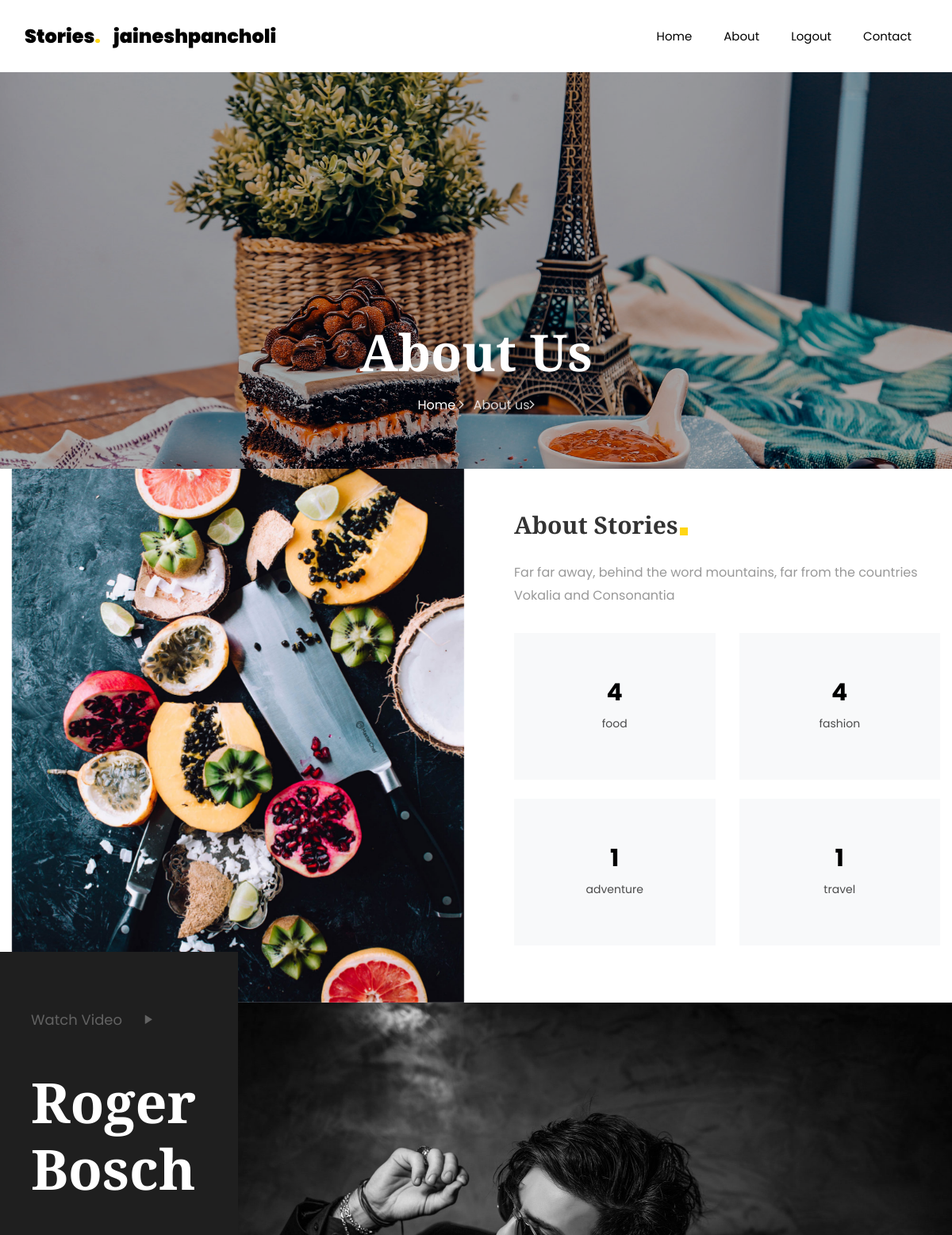
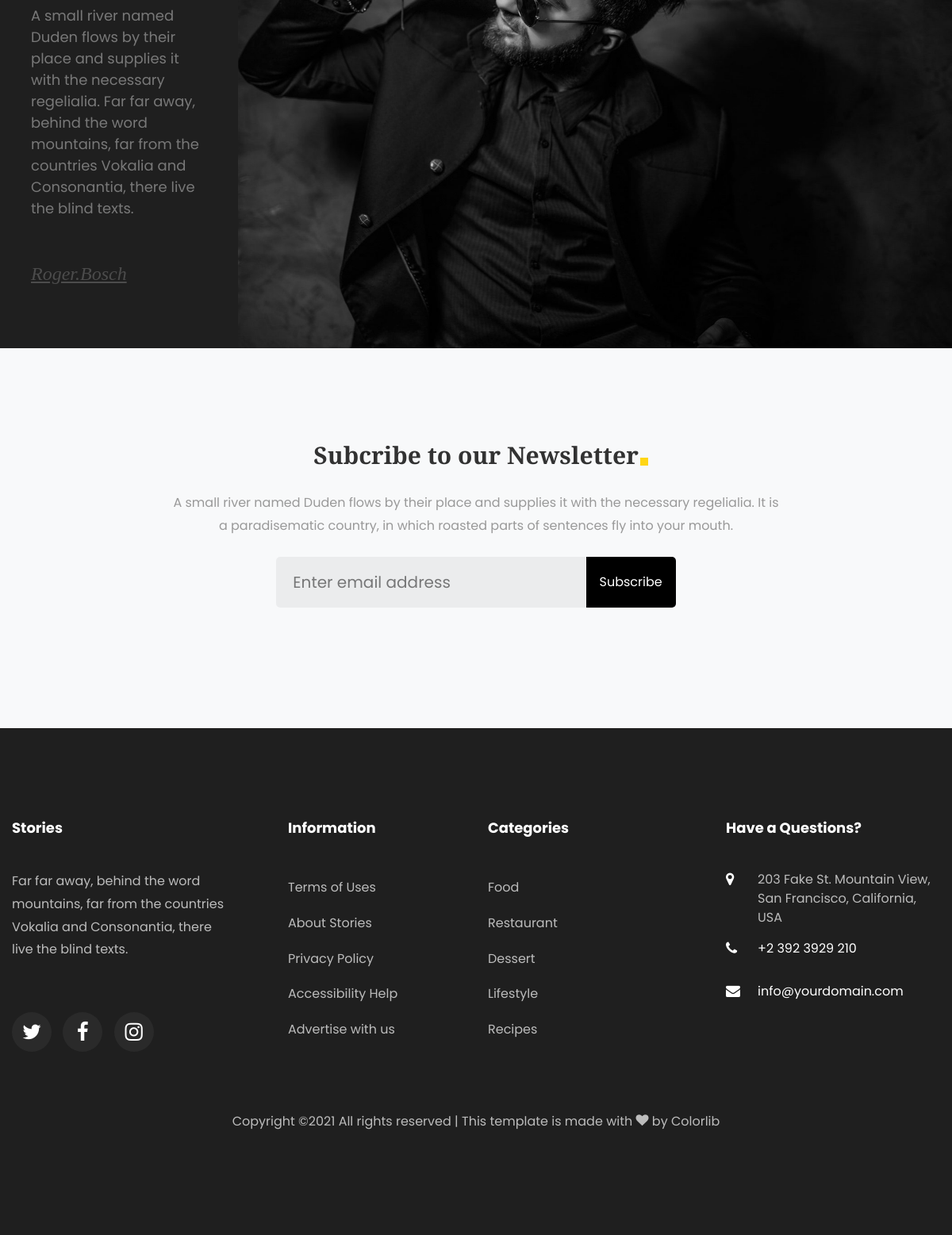
The page /about/ (signed in) on the database its author committed (2 pictures, top to bottom).
### blogapp/models.py (models this page shows, shortened)
class Category(models.Model):
     name = models.CharField(max_length=100, null=True)

### blogapp/views.py (the view)
# urls.py: path('about/', About, name="about"),
def About(request):
    allcategory = Category.objects.all()
    d = {"allcategory":allcategory}
    return render(request, 'about.html', d)

### blogapp/templates/about.html (shortened to what this page needs)
<html>
  <head>
  </head>
</html>
 {% extends 'nav-footer.html' %}
  {% block sectionData %}
  {% load static %}
    <section class="hero-wrap hero-wrap-2" style="background-image: url({% static 'images/bg_4.jpg' %});">
      <div class="overlay"></div>
      <div class="container">
        <div class="row no-gutters slider-text align-items-end justify-content-center">
          <div class="col-md-9 ftco-animate pb-5 text-center">
            <h1 class="mb-3 bread">About Us</h1>
            <p class="breadcrumbs"><span class="mr-2"><a href="{% url 'home' %}">Home <i class="ion-ios-arrow-forward"></i></a></span> <span>About us<i class="ion-ios-arrow-forward"></i></span></p>
          </div>
        </div>
      </div>
    </section>
		<section class="ftco-counter ftco-section ftco-no-pt ftco-no-pb img" id="section-counter">
    	<div class="container">
    		<div class="row d-flex">
    			<div class="col-md-6 d-flex">
    				<div class="img d-flex align-self-stretch" style="background-image:url({% static 'images/about.jpg' %});"></div>
    			</div>
    			<div class="col-md-6 pl-md-5 py-5">
    				<div class="row justify-content-start pb-3">
		          <div class="col-md-12 heading-section ftco-animate">
		            <h2 class="mb-4"><span>About Stories</span></h2>
		            <p>Far far away, behind the word mountains, far from the countries Vokalia and Consonantia</p>
		          </div>
		        </div>
		    		<div class="row">
					{% for i in allcategory%}
		          <div class="col-md-6 justify-content-center counter-wrap ftco-animate">
		            <div class="block-18 text-center py-5 bg-light mb-4">
		              <div class="text">
		                <strong class="number" >{{ i.blogmodel_set.count }}</strong>
		                <span>{{ i.name }}</span>
		              </div>
		            </div>
		          </div>
				  {% endfor %}
		        </div>
	        </div>
        </div>
    	</div>
    </section>
    <section class="ftco-section ftco-no-pt ftco-section-about ftco-no-pb bg-darken">
    	<div class="container-fluid">
    		<div class="row">
					<div class="col-sm-6 col-md-6 col-lg-9 order-md-last img py-5" style="background-image: url({% static 'images/bg_3.jpg' %});"></div>
	        <div class="col-sm-6 col-md-6 col-lg-3 py-4 text d-flex align-items-center ftco-animate">
	        	<div class="text-2 py-5 px-4">
	          	<p class="mb-5"><a href="https://vimeo.com/45830194" class="btn-custom popup-vimeo">Watch Video <span class="ion-ios-play ml-4"></span></a></p>
	            <h1 class="mb-5">Roger <br> Bosch</h1>
	            <p class="mb-md-5">A small river named Duden flows by their place and supplies it with the necessary regelialia. Far far away, behind the word mountains, far from the countries Vokalia and Consonantia, there live the blind texts.</p>
	            <span class="signature">Roger.Bosch</span>
	          </div>
	        </div>
    		</div>
    	</div>
    </section>
		<section class="ftco-subscribe ftco-section bg-light">
      <div class="overlay">
        <div class="container">
          <div class="row d-flex justify-content-center">
            <div class="col-md-8 text-wrap text-center heading-section ftco-animate">
              <h2 class="mb-4"><span>Subcribe to our Newsletter</span></h2>
              <p>A small river named Duden flows by their place and supplies it with the necessary regelialia. It is a paradisematic country, in which roasted parts of sentences fly into your mouth.</p>
              <div class="row d-flex justify-content-center mt-4 mb-4">
                <div class="col-md-8">
                  <form action="#" class="subscribe-form">
                    <div class="form-group d-flex">
                      <input type="text" class="form-control" placeholder="Enter email address">
                      <input type="submit" value="Subscribe" class="submit px-3">
                    </div>
                  </form>
                </div>
              </div>
            </div>
          </div>
        </div>
      </div>
    </section>
{% endblock %}

### blogapp/templates/nav-footer.html (shortened to what this page needs)
<!DOCTYPE html>
<html lang="en">
  <head>
	  {% load static %}
    <link rel="stylesheet" href="{% static 'css/open-iconic-bootstrap.min.css' %}">
    <link rel="stylesheet" href="{% static 'css/animate.css' %}">
    <link rel="stylesheet" href="{% static 'css/owl.carousel.min.css' %}">
    <link rel="stylesheet" href="{% static 'css/owl.theme.default.min.css' %}">
    <link rel="stylesheet" href="{% static 'css/magnific-popup.css' %}">
    <link rel="stylesheet" href="{% static 'css/aos.css' %}">
    <link rel="stylesheet" href="{% static 'css/ionicons.min.css' %}">
    <link rel="stylesheet" href="{% static 'css/flaticon.css' %}">
    <link rel="stylesheet" href="{% static 'css/icomoon.css' %}">
    <link rel="stylesheet" href="{% static 'css/style.css' %}">
  </head>
  <body>
	  <nav class="navbar navbar-expand-lg navbar-dark bg-dark ftco-navbar-light" id="ftco-navbar">
	    <div class="container">
	      <a class="navbar-brand" href="">Stories<span>.</span></a><a class="navbar-brand" href="{% url 'userpanel' %}">{{ request.user.username }}</a>
	      <div class="collapse navbar-collapse" id="ftco-nav">
	        <ul class="navbar-nav ml-auto">
	          <li class="nav-item"><a href="{% url 'home' %}" class="nav-link">Home</a></li>
	          <li class="nav-item"><a href="{% url 'about' %}" class="nav-link">About</a></li>
              {% if not request.user.is_authenticated %}
                <li class="nav-item"><a href="{% url 'login' %}" class="nav-link">Login</a></li>
                <li class="nav-item"><a href="{% url 'signup' %}" class="nav-link">Sign Up</a></li>
              {% else %}
                <li class="nav-item"><a href="{% url 'logout' %}" class="nav-link">Logout</a></li>
              {% endif %}
	          <li class="nav-item"><a href="{% url 'contact' %}" class="nav-link">Contact</a></li>
	        </ul>
	      </div>
	    </div>
	  </nav>
{% block sectionData %}
{% endblock %}
    <footer class="ftco-footer ftco-footer-2 ftco-section">
        <div class="container">
          <div class="row mb-5">
            <div class="col-md">
              <div class="ftco-footer-widget mb-4">
                <h2 class="ftco-heading-2">Stories</h2>
                <p>Far far away, behind the word mountains, far from the countries Vokalia and Consonantia, there live the blind texts.</p>
                <ul class="ftco-footer-social list-unstyled float-md-left float-lft mt-5">
                  <li class="ftco-animate"><a href="#"><span class="icon-twitter"></span></a></li>
                  <li class="ftco-animate"><a href="#"><span class="icon-facebook"></span></a></li>
                  <li class="ftco-animate"><a href="#"><span class="icon-instagram"></span></a></li>
                </ul>
              </div>
            </div>
            <div class="col-md">
              <div class="ftco-footer-widget mb-4 ml-md-5">
                <h2 class="ftco-heading-2">Information</h2>
                <ul class="list-unstyled">
                  <li><a href="#" class="py-2 d-block">Terms of Uses</a></li>
                  <li><a href="#" class="py-2 d-block">About Stories</a></li>
                  <li><a href="#" class="py-2 d-block">Privacy Policy</a></li>
                  <li><a href="#" class="py-2 d-block">Accessibility Help</a></li>
                  <li><a href="#" class="py-2 d-block">Advertise with us</a></li>
                </ul>
              </div>
            </div>
            <div class="col-md">
               <div class="ftco-footer-widget mb-4">
                <h2 class="ftco-heading-2">Categories</h2>
                <ul class="list-unstyled">
                  <li><a href="#" class="py-2 d-block">Food</a></li>
                  <li><a href="#" class="py-2 d-block">Restaurant</a></li>
                  <li><a href="#" class="py-2 d-block">Dessert</a></li>
                  <li><a href="#" class="py-2 d-block">Lifestyle</a></li>
                  <li><a href="#" class="py-2 d-block">Recipes</a></li>
                </ul>
              </div>
            </div>
            <div class="col-md">
              <div class="ftco-footer-widget mb-4">
                  <h2 class="ftco-heading-2">Have a Questions?</h2>
                  <div class="block-23 mb-3">
                    <ul>
                      <li><span class="icon icon-map-marker"></span><span class="text">203 Fake St. Mountain View, San Francisco, California, USA</span></li>
                      <li><a href="#"><span class="icon icon-phone"></span><span class="text">+2 392 3929 210</span></a></li>
                      <li><a href="#"><span class="icon icon-envelope"></span><span class="text">info@yourdomain.com</span></a></li>
                    </ul>
                  </div>
              </div>
            </div>
          </div>
          <div class="row">
            <div class="col-md-12 text-center">
              <p>
    Copyright &copy;<script>document.write(new Date().getFullYear());</script> All rights reserved | This template is made with <i class="icon-heart color-danger" aria-hidden="true"></i> by <a href="https://colorlib.com" target="_blank">Colorlib</a>
    </p>
            </div>
          </div>
        </div>
      </footer>
    </body>
  </html>

### blogapp/static/css/icomoon.css (style rules this page uses)
[class^="icon-"], [class*=" icon-"] { font-family: 'icomoon' !important; speak: none; font-style: normal; font-weight: normal; font-variant: normal; text-transform: none; line-height: 1; -webkit-font-smoothing: antialiased; -moz-osx-font-smoothing: grayscale; }
.icon-heart:before { content: "\f004"; }
.icon-map-marker:before { content: "\f041"; }
.icon-phone:before { content: "\f095"; }
.icon-twitter:before { content: "\f099"; }
.icon-facebook:before { content: "\f09a"; }
.icon-envelope:before { content: "\f0e0"; }
.icon-instagram:before { content: "\f16d"; }

### rows shown on the page
Category: blogmodel_set.count "4", name "food"
Category: blogmodel_set.count "4", name "fashion"
Category: blogmodel_set.count "1", name "adventure"
Category: blogmodel_set.count "1", name "travel"

### other values the page prints
{{ request.user.username }} "jaineshpancholi"
